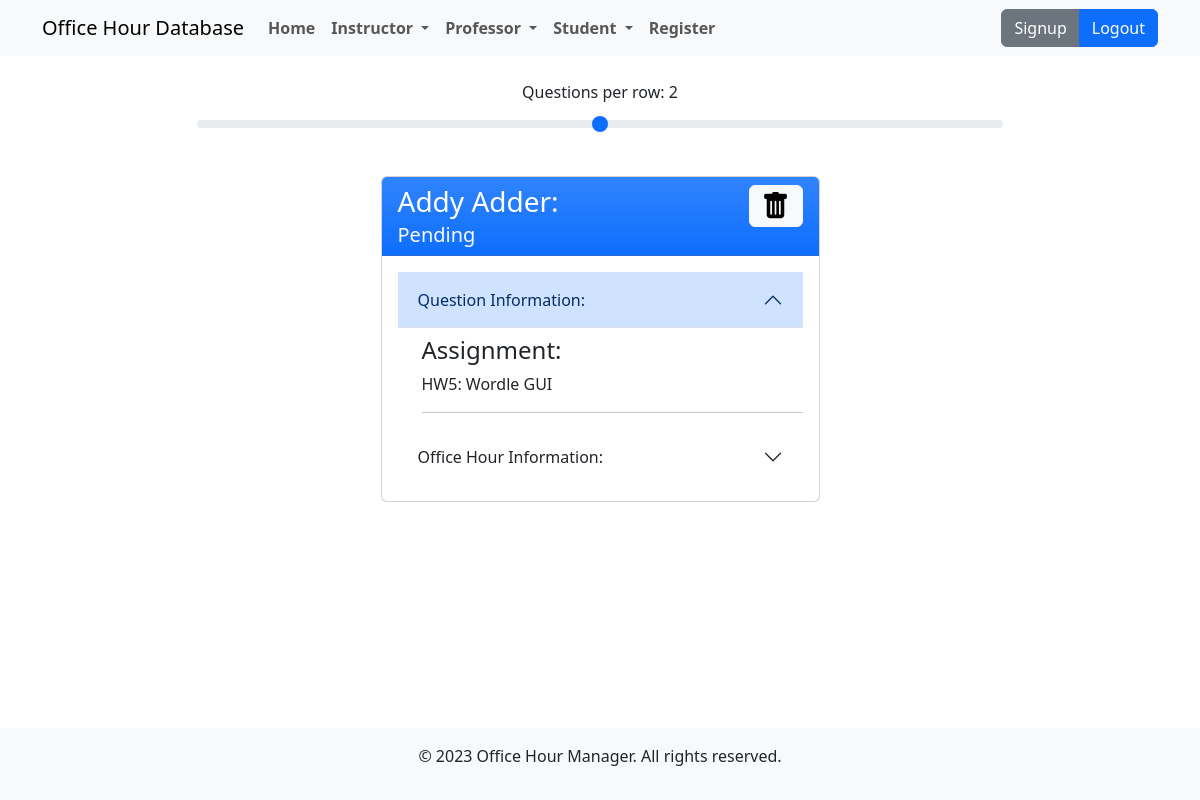
Page /student/office-hours/questions/list/ (signed in) on the committed database.
### website/models/core_models.py (models this page shows, shortened)
class AutoValidateMixin:
    def save(self, **kwargs):
        def has_and_callable(obj, name):
            return hasattr(obj, name) and callable(getattr(obj, name))
        if has_and_callable(super(), 'full_clean') and has_and_callable(super(), 'save'):
            full_clean = getattr(super(), 'full_clean')
            save = getattr(super(), 'save')
            full_clean()
            save(**kwargs)
        else:
            raise AttributeError('Error! The object does not have a save() or full_clean() method'
                                 'Please ensure that the mixin is the first item in the inheritance hierarchy.')

class OfficeHourQuestion(AutoValidateMixin, models.Model):
    ohq_ohs = models.ForeignKey(OfficeHourSession, on_delete=models.CASCADE)
    ohq_assignment = models.ForeignKey(Assignment, on_delete=models.CASCADE, null=True, blank=True)
    ohq_student = models.ForeignKey(Student, on_delete=models.CASCADE)
    ohq_topics = models.ManyToManyField(CourseTopic)
    ohq_student_comment = models.CharField(max_length=256, blank=True)
    ohq_instructor_comment = models.CharField(max_length=256, blank=True)
    ohq_status = models.CharField(choices=OHQStatus.choices, max_length=16, default=OHQStatus.PENDING)
    ohq_opened_at = models.DateTimeField()  # When the question was submitted to be answered
    ohq_closed_at = models.DateTimeField(null=True,
                                         blank=True)  # When the question status was set to something other than Pending

class Assignment(AutoValidateMixin, models.Model):
    assignment_name = models.CharField(max_length=64)
    assignment_class = models.ForeignKey(Class, on_delete=models.CASCADE)
    assignment_topics = models.ManyToManyField(CourseTopic)
    class Meta:
        constraints = [
            models.constraints.UniqueConstraint(
                fields=['assignment_name', 'assignment_class'],
                name='unique_assignment'
            )
        ]

### website/models/account_models.py (models this page shows, shortened)
class UniversityMember(AbstractUser):
    is_student = models.BooleanField(default=True)
    is_instructor = models.BooleanField(default=False)

### website/views/student_views.py (the view)
# urls.py: path('student/office-hours/questions/list/', website_views.student_ohq_list,
@student_or_superuser_required()
def student_ohq_list(request):
    if request.method == 'POST':
        post = request.POST
        ohq_id = post.get('ohq_id')
        ohq = get_object_or_404(OfficeHourQuestion, id=ohq_id)
        if ohq.ohq_status == OHQStatus.PENDING:
            ohq.delete()
    ohqs = OfficeHourQuestion.objects.filter(
        ohq_student=Student.objects.get(student_user=request.user)
    ).order_by(
        Case(
            When(ohq_status=OHQStatus.PENDING, then=0),
            When(ohq_status=OHQStatus.ANSWERED, then=1),
            When(ohq_status=OHQStatus.UNANSWERED, then=2),
            default=3,
        ),
        '-ohq_opened_at'
    )
    return render(request, 'website/student/ohq-list.html', {'ohqs': ohqs})

### templates/website/student/ohq-list.html (shortened to what this page needs)
{% extends 'website/component/base.html' %}
{% block content %}
    <div class="container" x-data="{
    cardAmount: 2
  }">
        <div class="card-header ms-5 me-5 mt-4 mb-4 text-center">
            <label for="cardAmount" class="form-label">Questions per row: <span x-text="cardAmount"></span> </label>
            <input type="range" x-model="cardAmount" class="form-range" min="1" max="3" id="cardAmount">
        </div>
        <div class="row">
            {% if ohqs %}
                {% for ohq in ohqs %}
                    {% with ohq.ohq_ohs.ohs_instructor.instructor_user as instructor %}
                        {% with ohq.ohq_ohs as ohs %}
                            <section x-cloak class="container mt-3 mb-3"
                                     :class="{
                                        'col-md-4': cardAmount == 3,
                                        'col-md-6': cardAmount == 2,
                                        'col-md-12': cardAmount == 1
                                      }"
                                     x-data="{ showOHQDetails: {% if ohq.ohq_status == 'PENDING' %}true{% else %}false{% endif %}, showOHSDetails: false }"
                            >
                                <div class="card">
                                    <div class="card-header bg-primary bg-gradient text-white">
                                      <div class="d-flex justify-content-between">
                                        <div>
                                          <h3 class="card-title">{{ instructor.first_name }} {{ instructor.last_name }}:</h3>
                                          <h5 class="card-subtitle text-light">{{ ohq.ohq_status|lower|capfirst }}</h5>
                                        </div>
                                        {% if ohq.ohq_status == 'PENDING' %}
                                        <form method="post">
                                          <button class="btn btn-light" type="submit"><i class="bi fs-3 bi-trash-fill"></i></button>
                                        </form>
                                        {% endif %}
                                      </div>
                                    </div>
                                    <div class="card-body">
                                        <div class="accordion mb-3">
                                            <button class="accordion-button mb-2" :class="{'collapsed': !showOHQDetails}" type="button" @click="showOHQDetails = !showOHQDetails">
                                                Question Information:
                                            </button>
                                            <div x-show="showOHQDetails" class="ms-4">
                                                {% if ohq.ohq_assignment %}
                                                    <div class="mb-3">
                                                        <h4>Assignment:</h4>
                                                        <p>{{ ohq.ohq_assignment.assignment_name|default_if_none:"No Assignment" }}</p>
                                                    </div>
                                                    <hr>
                                                {% endif %}
                                            </div>
                                        </div>
                                        <div class="accordion">
                                            <button class="accordion-button" :class="{'collapsed': !showOHSDetails}" type="button" @click="showOHSDetails = !showOHSDetails">
                                                Office Hour Information:
                                            </button>
                                        </div>
                                    </div>
                                </div>
                            </section>
                        {% endwith %}
                    {% endwith %}
                {% endfor %}
            {% endif %}
        </div>
    </div>
{% endblock content %}

### static/website/css/base.css (style rules this page uses)
body { min-height: 100vh; display: flex; flex-direction: column; }

### rows in the picture
OfficeHourQuestion: ohq_ohs.ohs_instructor.instructor_user.first_name "Addy", ohq_ohs.ohs_instructor.instructor_user.last_name "Adder", ohq_status "Pending", ohq_assignment.assignment_name "HW5: Wordle GUI"
